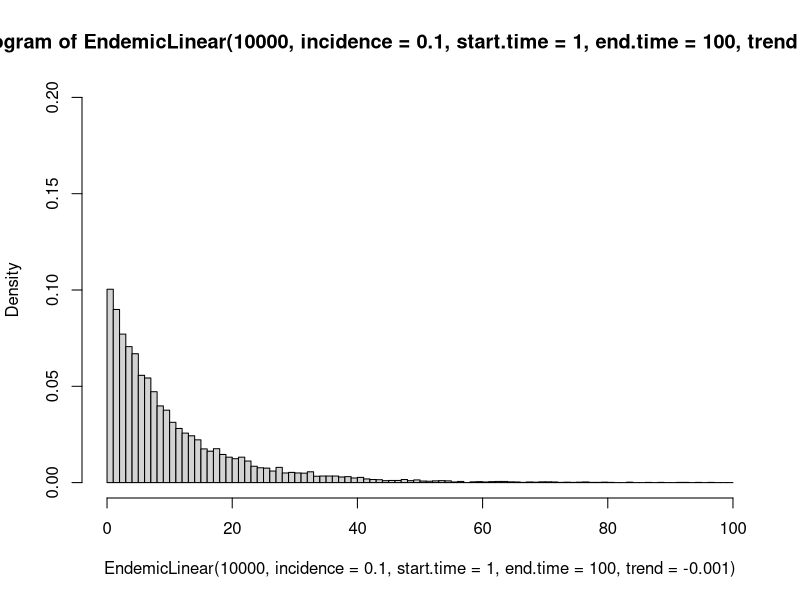
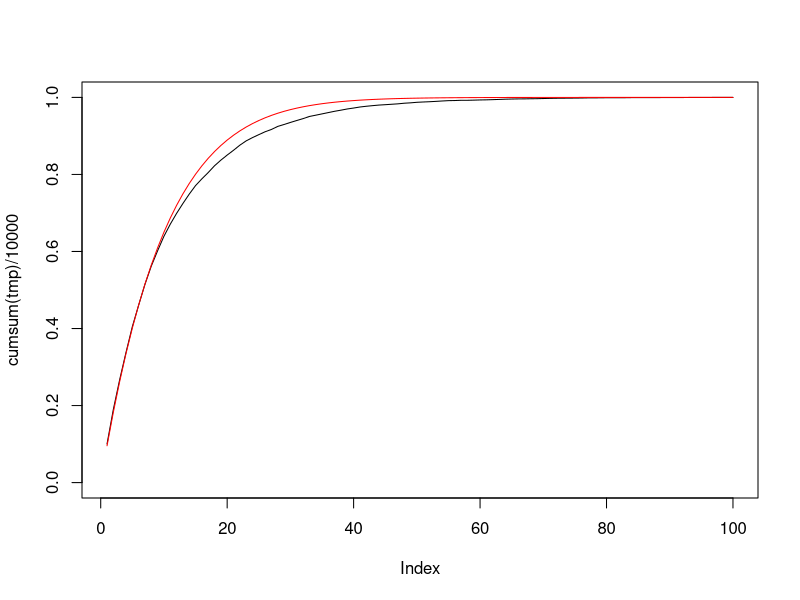

Source code (R) for these figures, in order:
EndemicConstant<-(function(){function(n.infections,incidence,start.time,end.time,...){
  duration=abs(end.time-start.time)
  latest.infection<-rep(NA,n.infections)
  for(i in duration:1){
    latest.infection[sample(1:n.infections,round(n.infections*incidence))]<-i
  }
  return(latest.infection)
}})()



EndemicLinear.old<-(function(){function(n.infections,incidence,start.time,end.time,trend,absolute.ss=TRUE,...){
  ##Absolute.ss indicate the number of positive tests taken?
  duration=abs(end.time-start.time)
  latest.infection<-rep(NA,n.infections)
  ntot<-n.infections
  if(absolute.ss){
    mean.incidence=incidence+(end.time-start.time)*trend/2
    tot.inc=1-(1-mean.incidence)^(end.time-start.time)
    latest.infection<-rep(NA,n.infections/tot.inc)
    ntot<-length(latest.infection)
  }
  incidence.per.time<- (0.5+(0:(duration-1)))*trend+incidence # Trend as measured from Now to Past
  for(i in seq(duration,1)){
    sample.ndx<-sample(1:ntot,round(ntot*incidence.per.time[i]))
    latest.infection[sample.ndx]<-runif(length(sample.ndx),i-1,i)#Ideally a trapezoid..
  }
  if(absolute.ss){
    n.current<-sum(!is.na(latest.infection))
    diff<-n.infections-n.current
    which.na<-which(is.na(latest.infection))
    replace.ndx<-if(diff>0){which.na[seq_len(abs(diff))]}else{
      seq_along(latest.infection)[-which.na][seq_len(abs(diff))]}
    if(diff!=0){latest.infection[replace.ndx]<-sample(latest.infection[-1*sign(diff)*which.na],min(abs(diff),length(which.na)))}
  }
  return(latest.infection)
}})()

##This could be reimplemented to not increase in required calculations with the square of the inverse of the incidence
EndemicLinear<-(function(){function(n.infections,incidence,start.time,end.time,trend,absolute.ss=TRUE,...){
  ##Absolute.ss indicate the number of positive tests taken?
  duration=abs(end.time-start.time)
  latest.infection<-rep(NA,n.infections)
  ntot<-n.infections
  if(absolute.ss){
    mean.incidence=incidence+(end.time-start.time)*trend/2
    tot.inc=1-(1-mean.incidence)^(end.time-start.time)
    latest.infection<-rep(NA,n.infections/tot.inc)
    ntot<-length(latest.infection)
  }
  
  incidence.per.time<- (0.5+(0:(duration-1)))*trend+incidence # Trend as measured from Now to Past
  for(k in 1:length(latest.infection)){
  for(i in seq(duration,1)){
   infected<-rbinom(1,1,incidence.per.time[i])
   if(infected){
    latest.infection[k]<-runif(1,i-1,i)#Ideally a trapezoid..
  }}}
  if(absolute.ss){
    n.current<-sum(!is.na(latest.infection)) 
    diff<-n.infections-n.current
    which.na<-which(is.na(latest.infection))  ## individuals that have not currently been infected
    
    if(diff>0){  ## if the number of infected individuals is too low
      replace.ndx<-which.na[seq_len(abs(diff))] ## replace some currently uninfected
      latest.infection[replace.ndx]<-sample.int(seq(duration:1),diff,replace=T,prob=incidence.per.time[i])-runif(diff,0,1)
      }
    if(diff<0){ ##otherwise, replace some currently infected
      replace.ndx<-seq_along(latest.infection)[-which.na][seq_len(abs(diff))]
      latest.infection[replace.ndx]<-NA
      }  
  }
  return(latest.infection)
}})()


EndemicLinearWithReinfections<-(function(){function(n.infections,incidence,start.time,end.time,trend,absolute.ss=TRUE,...){
  duration=abs(end.time-start.time)
  latest.infection<-rep(NA,n.infections)
  ntot<-n.infections
  n.inf<-rep(NA,duration)
  incidence.per.time<- (0.5+(0:(duration-1)))*trend+incidence # Trend as measured from Now to Past
  for(i in seq(duration,1)){
    n.inf[i]<-sum(sample(c(0,1),ntot,prob=c(1-incidence.per.time[i],incidence.per.time[i]),replace=T))
  }
  return(n.inf)
}})()



### Demonstration that for Endemiclinear, P(t<T)=exp(a+trend*T/2)
tmp<-hist(EndemicLinear(10000,incidence=0.1,start.time=1,end.time=100,trend=-0.001),
          breaks=0:100,freq=FALSE,ylim=c(0,0.20))$counts
plot(cumsum(tmp)/10000,ylim=c(0,1),type="l")
lines(pexp(1:100,0.1+(1:100*0.001)/2),col="red")


EpidemicExp<-(function(){function(n.infections,start.time=0,end.time,trend=4){
  duration<-end.time-start.time
  scale.factor<-duration
  dist.unif<-runif(n.infections,0,1)
  dist.exp<-log((exp(trend)-1)*(dist.unif-1/(1-exp(trend))))/trend
  dist.exp<-dist.exp*scale.factor+start.time
  return(dist.exp)
}})()

EpidemicLognorm<-(function(){function(n.infections,end.time,peak.time,sd,...){
  infection.times<-rlnorm(n.infections,meanlog=log(end.time-peak.time),sdlog=log(sd))
  infection.times<-end.time-infection.times
  #infection.times<-exp(infection.times.log)
  return(infection.times)
}})()